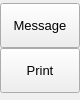
                 <widget class="QFrame" name="extraRightBox">
                  <property name="minimumSize">
                   <size>
                    <width>0</width>
                    <height>0</height>
                   </size>
                  </property>
                  <property name="maximumSize">
                   <size>
                    <width>0</width>
                    <height>16777215</height>
                   </size>
                  </property>
                  <property name="frameShape">
                   <enum>QFrame::NoFrame</enum>
                  </property>
                  <property name="frameShadow">
                   <enum>QFrame::Raised</enum>
                  </property>
                  <layout class="QVBoxLayout" name="verticalLayout_7">
                   <property name="spacing">
                    <number>0</number>
                   </property>
                   <property name="leftMargin">
                    <number>0</number>
                   </property>
                   <property name="topMargin">
                    <number>0</number>
                   </property>
                   <property name="rightMargin">
                    <number>0</number>
                   </property>
                   <property name="bottomMargin">
                    <number>0</number>
                   </property>
                   <item>
                    <widget class="QFrame" name="themeSettingsTopDetail">
                     <property name="maximumSize">
                      <size>
                       <width>16777215</width>
                       <height>3</height>
                      </size>
                     </property>
                     <property name="frameShape">
                      <enum>QFrame::NoFrame</enum>
                     </property>
                     <property name="frameShadow">
                      <enum>QFrame::Raised</enum>
                     </property>
                    </widget>
                   </item>
                   <item>
                    <widget class="QFrame" name="contentSettings">
                     <property name="frameShape">
                      <enum>QFrame::NoFrame</enum>
                     </property>
                     <property name="frameShadow">
                      <enum>QFrame::Raised</enum>
                     </property>
                     <layout class="QVBoxLayout" name="verticalLayout_13">
                      <property name="spacing">
                       <number>0</number>
                      </property>
                      <property name="leftMargin">
                       <number>0</number>
                      </property>
                      <property name="topMargin">
                       <number>0</number>
                      </property>
                      <property name="rightMargin">
                       <number>0</number>
                      </property>
                      <property name="bottomMargin">
                       <number>0</number>
                      </property>
                      <item alignment="Qt::AlignTop">
                       <widget class="QFrame" name="topMenus">
                        <property name="frameShape">
                         <enum>QFrame::NoFrame</enum>
                        </property>
                        <property name="frameShadow">
                         <enum>QFrame::Raised</enum>
                        </property>
                        <layout class="QVBoxLayout" name="verticalLayout_14">
                         <property name="spacing">
                          <number>0</number>
                         </property>
                         <property name="leftMargin">
                          <number>0</number>
                         </property>
                         <property name="topMargin">
                          <number>0</number>
                         </property>
                         <property name="rightMargin">
                          <number>0</number>
                         </property>
                         <property name="bottomMargin">
                          <number>0</number>
                         </property>
                         <item>
                          <widget class="QPushButton" name="btn_message">
                           <property name="sizePolicy">
                            <sizepolicy hsizetype="Expanding" vsizetype="Fixed">
                             <horstretch>0</horstretch>
                             <verstretch>0</verstretch>
                            </sizepolicy>
                           </property>
                           <property name="minimumSize">
                            <size>
                             <width>0</width>
                             <height>45</height>
                            </size>
                           </property>
                           <property name="font">
                            <font>
                             <family>Segoe UI</family>
                             <pointsize>10</pointsize>
                             <italic>false</italic>
                             <bold>false</bold>
                            </font>
                           </property>
                           <property name="cursor">
                            <cursorShape>PointingHandCursor</cursorShape>
                           </property>
                           <property name="layoutDirection">
                            <enum>Qt::LeftToRight</enum>
                           </property>
                           <property name="styleSheet">
                            <string notr="true">background-image: url(:/icons/images/icons/cil-envelope-open.png);</string>
                           </property>
                           <property name="text">
                            <string>Message</string>
                           </property>
                          </widget>
                         </item>
                         <item>
                          <widget class="QPushButton" name="btn_print">
                           <property name="sizePolicy">
                            <sizepolicy hsizetype="Expanding" vsizetype="Fixed">
                             <horstretch>0</horstretch>
                             <verstretch>0</verstretch>
                            </sizepolicy>
                           </property>
                           <property name="minimumSize">
                            <size>
                             <width>0</width>
                             <height>45</height>
                            </size>
                           </property>
                           <property name="font">
                            <font>
                             <family>Segoe UI</family>
                             <pointsize>10</pointsize>
                             <italic>false</italic>
                             <bold>false</bold>
                            </font>
                           </property>
                           <property name="cursor">
                            <cursorShape>PointingHandCursor</cursorShape>
                           </property>
                           <property name="layoutDirection">
                            <enum>Qt::LeftToRight</enum>
                           </property>
                           <property name="styleSheet">
                            <string notr="true">background-image: url(:/icons/images/icons/cil-print.png);</string>
                           </property>
                           <property name="text">
                            <string>Print</string>
                           </property>
                          </widget>
                         </item>
                        </layout>
                       </widget>
                      </item>
                     </layout>
                    </widget>
                   </item>
                  </layout>
                 </widget>
